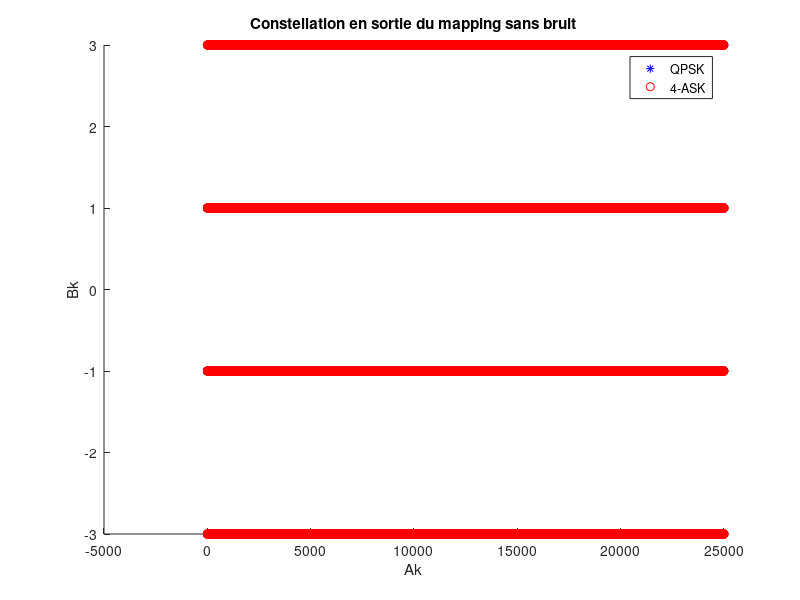

Recreate this plot in MATLAB. (Note: this script raises an error after producing the figure.)
Rb=3000; % débit binaire
Fe = 6e3;

NBBITS=50000;
Bits=randi([0 1], NBBITS, 1);

EbN0_db=0:1:6; % rapport signal à bruit en Db
EbN0=10.^(EbN0_db/10); % en rapport


%% CONSTANTES FILTES
ROLL_OFF=0.35;
L=10;
M=4; % ordre de la modulation

% Initialisation des constantes du programme
Te = 1 / Fe; % Temps d'échantillonage
Tb=1/Rb; % Temps binaire
Ts=Tb*log2(M); % Temps symbole
Ns=round(Ts/Te); % Facteur de sur-échantillonage

%% MAPPING
% mapping de gray QPSK
% 0 0 -> I=-1, Q=-1
% 0 1 -> I=-1, Q=1
% 1 1 -> I=1, Q=1
% 1 0 -> I=1, Q=-1
Ak_qpsk = 2*Bits(1:2:end) - 1;
Bk_qpsk = 2*Bits(2:2:end) - 1;
Dk_qpsk = Ak_qpsk + 1i*Bk_qpsk;

ind1 = 1:2:NBBITS;
ind2 = 2:2:NBBITS;
SymAsk = 2*Bits(ind1) + Bits(ind2); % symboles 4-ASK
Dk_4ask = pammod(SymAsk, M, 0, "gray");

figure
hold on
plot(Ak_qpsk, Bk_qpsk, "b*")
plot(Dk_4ask, "ro");
title("Constellation en sortie du mapping sans bruit")
xlabel("Ak")
ylabel("Bk")
legend("QPSK", "4-ASK");

%% MODULATEUR BANDE DE BASE
B = rcosdesign(ROLL_OFF, L, Ns, 'sqrt');
u = zeros(1, Ns);
u(1) = 1;
k_qpsk = kron(Dk_qpsk', u);
k_qpsk = [k_qpsk, zeros(1, L/2*Ns)];
h_qpsk=filter(B, 1, k_qpsk); % signal bande de base
h_qpsk=h_qpsk(L/2*Ns+1:end); % suppression des valeurs nulles à cause du retard du filtre
temps = linspace(0, (length(Dk_qpsk)-1)*Ts, length(h_qpsk));  


k_ask = kron(Dk_4ask', u);
k_ask = [k_ask, zeros(1, L/2*Ns)];
h_ask=filter(B, 1, k_ask); % signal bande de base
h_ask=h_ask(L/2*Ns+1:end); % suppression des valeurs nulles à cause du retard du filtre



%% Tracé des DSP
figure
hold on
dsp = pwelch(h_qpsk, [],[],[],Fe,'twosided');
ech_freq=linspace(-Fe/2, Fe/2, length(dsp));
semilogy(ech_freq, fftshift(dsp));
dsp = pwelch(h_ask, [],[],[],Fe,'twosided');
ech_freq=linspace(-Fe/2, Fe/2, length(dsp));
semilogy(ech_freq, fftshift(dsp));
legend('QPSK', 'ASK');
xlabel("Fréquence (Hz)")
yscale('log');
title('DSP')

TEB_qpsk = zeros(length(EbN0), 1); % vecteur des TEB
TEB_qpsk_th = zeros(length(EbN0), 1); % vecteur des TEB
TEB_ask = zeros(length(EbN0), 1); % vecteur des TEB
TEB_ask_th = zeros(length(EbN0), 1); % vecteur des TEB

for j=1:length(EbN0)
    ebn0 = EbN0(j);
    TES_ask_th = 2 * (1 - 1/M) * qfunc(sqrt(6*ebn0*log2(M) / (M*M - 1)));
    TEB_ask_th(j) = TES_ask_th / log2(M);
    TEB_qpsk_th(j) = qfunc(sqrt(4*EbN0(j))*sin(pi/M)); % Es=2*Eb et TEB = TES/log2(M)



    h_bruite_qpsk = bruit_complexe(h_qpsk, Ns, M, ebn0);
    h_bruite_ask = bruit_complexe(h_ask, Ns, M, ebn0);

    %% DEMODULATION QPSK BANDE DE BASE
    h_bruite_qpsk = [h_bruite_qpsk, zeros(1, L/2*Ns)];
    B = rcosdesign(ROLL_OFF, L, Ns, "sqrt");
    Hr = filter(B, 1, h_bruite_qpsk);
    Hr = Hr(L/2*Ns+1:end);

    %% Décision symboles
    seuilR = 0; % seuil sur la partie réelle
    seuilI = 0; % seuil sur la partie imaginaire
    Hr_ech = Hr(1:Ns:end);
    % figure
    % hold on
    % plot(real(Hr_ech), imag(Hr_ech), "r*")
    % title(strcat("Constellation pour Eb/N0=", strcat(num2str(EbN0_db(j)), "db")))
    % xlabel("Ak_qpsk")
    % ylabel("Bk_qpsk")
    DecAk_qpsk = real(Hr_ech) > seuilR;
    DecBk_qpsk = imag(Hr_ech) < seuilI;


    BitsDecodes = zeros(NBBITS, 1);
    %% Dé-mapping
    for i=1:length(DecAk_qpsk)
       if DecAk_qpsk(i)
           BitsDecodes(2*i-1) = 1;
       end
       if DecBk_qpsk(i)
           BitsDecodes(2*i) = 1;
       end
    end
    TEB_qpsk(j) = sum(BitsDecodes ~= Bits) / NBBITS;


    %% DEMODULATION 4-ASK BANDE DE BASE
    h_bruite_ask = [h_bruite_ask, zeros(1, L/2*Ns)];
    B = rcosdesign(ROLL_OFF, L, Ns, "sqrt");
    Hr = filter(B, 1, h_bruite_ask);
    Hr = Hr(L/2*Ns+1:end);

    %% Décision symboles
    NbSym = length(Dk_4ask);
    Hr_ech = Hr(1:Ns:end);
    figure
    hold on
    plot(real(Hr_ech), imag(Hr_ech), "b*")
    title(strcat("Constellation pour Eb/N0=", strcat(num2str(EbN0_db(j)), "db")))
    xlabel("Ak")
    ylabel("Bk")

    DecSymAsk = pamdemod(Hr_ech, M, 0, "gray");
    BitsDecodes_ask = zeros(2*length(DecSymAsk), 1);
    for i=1:length(DecSymAsk)
        sym = DecSymAsk(i);
        if sym == 1 || sym == 3
            BitsDecodes_ask(2*i) = 1;
        end

        if sym >= 2
            BitsDecodes_ask(2*i-1) = 1;
        end
    end
    TEB_ask(j) = sum(BitsDecodes_ask ~= Bits) / NBBITS;

end

%% Trace du TEB
figure 
hold on
semilogy(EbN0_db, TEB_qpsk, "m-*")
semilogy(EbN0_db, TEB_ask, "r-*")
semilogy(EbN0_db, TEB_ask_th, "b--o")
semilogy(EbN0_db, TEB_qpsk_th, "g--o")
legend("QPSK exp", "4-ASK exp", "4-ASK Théorique", "QPSK Théorique")
title("TEB en fonction du bruit")
xlabel("Eb/N0 (db)")
ylabel("TEB")
yscale('log')
grid("on")
xticks(EbN0_db)